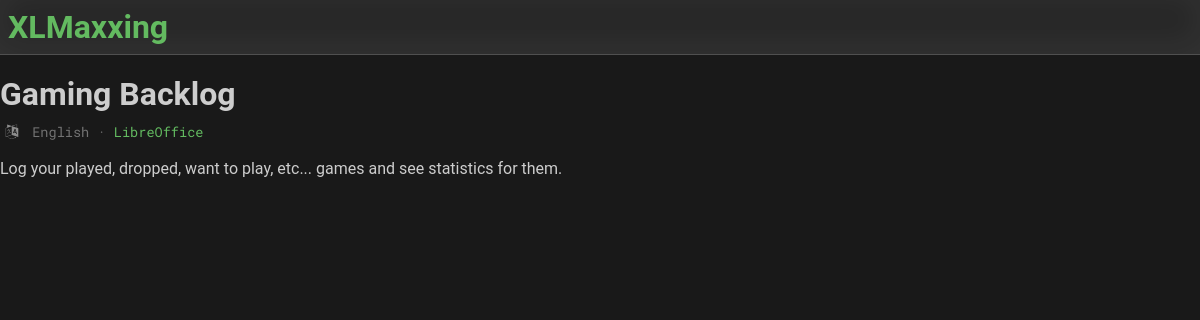
Screenshot of /xlfile/2 with the database file from the repository.
### tables this page shows
CREATE TABLE "xlfiles" (
	"id"	INTEGER NOT NULL,
	"name"	TEXT NOT NULL,
	"description"	TEXT,
	"supported_software"	INTEGER,
	"language"	VARCHAR(2) NOT NULL,
	PRIMARY KEY("id" AUTOINCREMENT)
);

CREATE TABLE "languages" (
	"id"	INTEGER NOT NULL,
	"shortcode"	VARCHAR(2) NOT NULL UNIQUE,
	"name"	TEXT,
	PRIMARY KEY("id" AUTOINCREMENT)
);

CREATE TABLE "software" (
	"id"	INTEGER NOT NULL,
	"name"	TEXT NOT NULL,
	"free"	BOOLEAN,
	"url"	INTEGER,
	PRIMARY KEY("id" AUTOINCREMENT)
);

### views/templates/Page.class.php (called while the page is built, shortened)
<?php
class Page {
    private array $properties = [];
    public function passProps(array $properties) {
        $this->properties = $properties;
    }
    public function renderSection(string $sectionName) {
        if (is_callable($sectionName)) {
            $sectionContent = call_user_func($sectionName, $this->properties);
            return $sectionContent;
        }
        return '';
    }
}

### routes.php (called while the page is built, shortened)
<?php
require_once 'setup.php';
Router::get('/$pageName/$id', 'views/templates/page.php');

### database/operations/DatabaseOperations.class.php (called while the page is built, shortened)
<?php
class DatabaseOperations {
    private static $databaseFolder = Env::ROOT."/database";
    private static function executeOperation(string $type, string $operationName, array $stringArguments) : array {
        $databaseFolder = self::$databaseFolder;
        $database = new SQLite3("$databaseFolder/".Env::DATABASE_FILE, SQLITE3_OPEN_CREATE | SQLITE3_OPEN_READWRITE);
        switch ($type) {
            case 'select':
                $preparedStatement = file_get_contents("$databaseFolder/operations/$type/{$type}_{$operationName}.sql");
                if (count($stringArguments) > 0) {
                    foreach ($stringArguments as $key => $value) {
                        $preparedStatement = str_replace('$'.$key, $value, $preparedStatement);
                    }
                }
                $result = $database->query($preparedStatement);
                $resultArray = [];
                while ($row = $result->fetchArray(SQLITE3_ASSOC)) {
                    array_push($resultArray, $row);
                }
                return $resultArray;
        }
        return [];
    }
    public static function select(string $selectOperationName = 'xlfiles', array $stringArguments = []) : array {
        return self::executeOperation('select', $selectOperationName, $stringArguments);
    }
}

### setup.php (called while the page is built, shortened)
<?php
require_once 'database/operations/DatabaseOperations.class.php';
require_once 'views/templates/Page.class.php';
function renderPartial(string $partialName, array $passedVariables = []) {
    extract($passedVariables);
    include "views/partials/$partialName.php";
    $output = ob_get_contents();
    return $output;
}

### views/xlfile.php (the view, shortened to what this page needs)
<?php
$xlfile = DatabaseOperations::select('xlfile_by_id', ['id' => $id])[0];
$xlfileLanguage =
    DatabaseOperations::select('language_by_shortcode', ['shortcode' => $xlfile['language']])[0];
$supportedSoftware = DatabaseOperations::select('software_by_id', ['id' => $xlfile['supported_software']])[0];
?>
<?php function sectionMain($props) {
    $xlfile = $props['xlfile'];
    ?>
    <h1><?= $xlfile['name']; ?></h1>
    <?= renderPartial('subtext-xlfile-info', compact('props')); ?>
    <p><?= $xlfile['description']; ?></p>
<?php } ?>

### views/partials/subtext-xlfile-info.php
<?php
$xlfileLanguage = $props['xlfileLanguage'];
$supportedSoftware = $props['supportedSoftware'];
?>
<p class="subtext">
    <img class="subtext-icon" src="/assets/img/icons/language.svg" alt="" srcset="">
    <?= $xlfileLanguage['name']; ?>
    &middot;
    <?= $supportedSoftware['free'] ? '<span class="accent-100">' : '<span>'; ?>
        <?= $supportedSoftware['name']; ?>
    </span>
</p>

### assets/styles/theme.css (style rules this page uses)
:root { --color-background: rgb(25, 25, 25); --color-foreground: rgb(40, 40, 40); --color-highlight: rgb(80, 80, 80); --color-text: rgb(205, 205, 205); --color-accent: rgb(99, 186, 96); --rounding-radius: 4px; }

### assets/styles/accents.css (style rules this page uses)
.accent-100 { color: var(--color-accent); }

### assets/styles/main.css (style rules this page uses)
html { background-color: var(--color-background); color: var(--color-text); font-family: 'Roboto'; font-weight: 400; }
body { margin: 0; padding: 0; }

### assets/styles/subtext.css (style rules this page uses)
.subtext { color: rgb(115, 115, 115); font-size: 85%; font-family: 'RobotoMono'; margin-top: -12px; }
.subtext-icon { width: 24px; vertical-align: middle; filter: invert(45%); padding-bottom: 3px; }

### rows the page displays
xlfiles: name "Gaming Backlog", description "Log your played, dropped, want to play, etc... games and see statistics for them."
languages: name "English"
software: name "LibreOffice"
